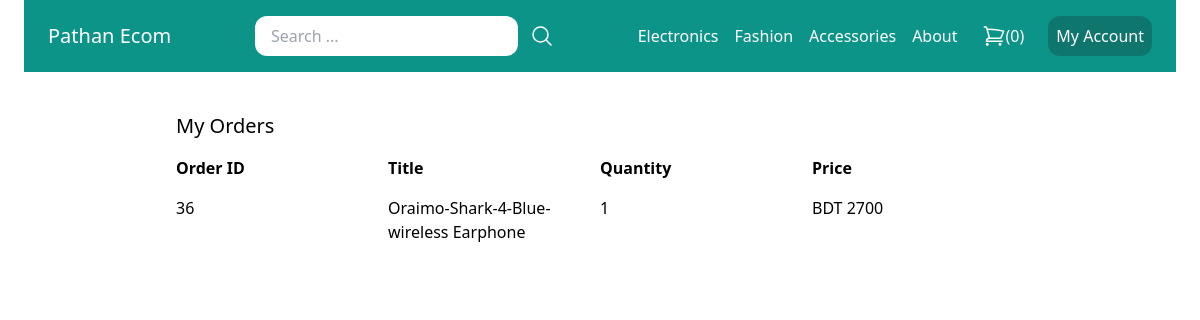
Page /mystore-order-detail/ (signed in) on the committed database.
### store/models.py (models this page shows, shortened)
class Category(models.Model):
    title=models.CharField(max_length=50)
    slug=models.SlugField(max_length=50)
    class Meta:
        verbose_name_plural='Categories'

class Order(models.Model):
    ORDERED = 'ordered'
    SHIPPED = 'shipped'
    STATUS_CHOICES = (
        (ORDERED, 'Ordered'),
        (SHIPPED, 'Shipped')
    )
    first_name = models.CharField(max_length=255)
    last_name = models.CharField(max_length=255)
    email = models.CharField(max_length=255)
    address = models.CharField(max_length=255)
    zipcode = models.CharField(max_length=255)
    phone = models.CharField(max_length=255)
    created_by = models.ForeignKey(User, related_name='orders', blank=True, null=True, on_delete=models.CASCADE)
    created_at = models.DateTimeField(auto_now_add=True)
    payment_intent=models.CharField(max_length=255,blank=True,null=True)
    is_paid = models.BooleanField(default=False,blank=True)
    paid_amount = models.IntegerField(blank=True, null=True)
    status = models.CharField(max_length=20, choices=STATUS_CHOICES, default=ORDERED)
    class Meta:
        ordering = ('-created_at',)
    def get_total_price(self):
        if self.paid_amount:
            return self.paid_amount
        return 0
    def get_products(self):
        return list(self.items.values_list('product__title', flat=True))[0]
    def get_quantity(self):
        products = self.items.values_list('product__title', 'quantity')
        return list(products)[0][1]

### userprofile/views.py (the view)
# urls.py: path('mystore-order-detail/',views.my_order_detail,name='my_order_detail'),
@login_required
def my_order_detail(request):
    orders = Order.objects.filter(created_by=request.user)
    context = {"orders": orders,}
    return render(request, "userprofile/my_order_detail.html",context)

### store/cart.py (called while the page is built)
    def __len__(self):
        return sum(item['quantity'] for item in self.cart.values())

### store/context_processors.py (called while the page is built)
def cart(request):
    return {'cart':Cart(request)}

### store/templatetags/menu.py (called while the page is built)
@register.inclusion_tag("core_app/menu.html")
def menu():
    categories=Category.objects.all()
    return {'categories':categories}

### template/userprofile/my_order_detail.html (shortened to what this page needs)
{% extends 'core_app/base.html'%}
{%block content%}
<h2 class="text-xl mt-6 mb-4">My Orders </h2>
<div class="flex flex-wrap mb-4">
    <div class="w-1/4">
        <strong>Order ID</strong>
    </div>
    <div class="w-1/4">
        <strong>Title</strong>
    </div>
    <div class="w-1/4">
        <strong>Quantity</strong>
    </div>
    <div class="w-1/4">
        <strong>Price</strong>
    </div>
</div>
{% for order_item in orders %}
<div class="flex flex-wrap ">
    <div class="w-1/4">
        {{order_item.id}}
    </div>
    <div class="w-1/4">
        {{order_item.get_products}}
    </div>
    <div class="w-1/4">
        {{order_item.get_quantity}}
    </div>
    <div class="w-1/4">
        BDT {{order_item.get_total_price}}
    </div>
</div>
{% endfor %}
{% endblock %}

### template/core_app/menu.html
{% for category in categories %}
<a href="{% url 'store:category_detail' category.slug %}" class="text-white">{{category.title}}</a>
{%endfor%}
<a href="{% url 'core_app:about'%}" class="text-white">About</a>

### rows in the picture
Category: title "Electronics"
Category: title "Fashion"
Category: title "Accessories"
Order: id "36", get_products "Oraimo-Shark-4-Blue-wireless Earphone", get_quantity "1", get_total_price "2700"

### other values in the picture
{{ cart | length }} "0"
